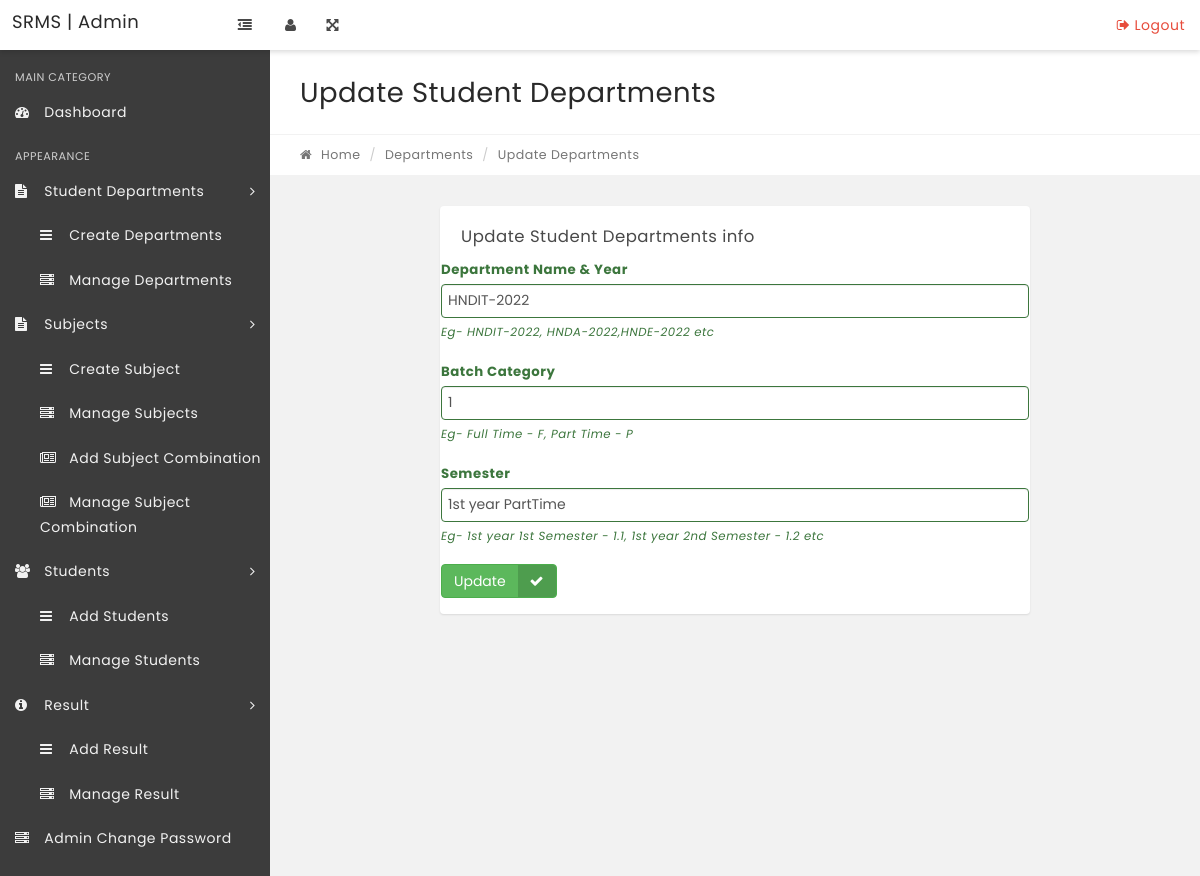
The app's page /edit-class.php?classid=2 with its own data.
### tables this page shows
CREATE TABLE IF NOT EXISTS `tblclasses` (
  `id` int(11) NOT NULL AUTO_INCREMENT,
  `ClassName` varchar(80) DEFAULT NULL,
  `ClassNameNumeric` int(11) NOT NULL DEFAULT 0,
  `Section` varchar(50) NOT NULL,
  `CreationDate` timestamp NOT NULL DEFAULT current_timestamp(),
  `UpdationDate` timestamp NULL DEFAULT NULL ON UPDATE current_timestamp(),
  PRIMARY KEY (`id`)
);

### edit-class.php (the view, shortened to what this page needs)
<?php
include('includes/config.php');
if(strlen($_SESSION['alogin'])=="")
    {
    header("Location: index.php");
    }
    else{
?>
<!DOCTYPE html>
<html lang="en">
    <head>
        <link rel="stylesheet" href="css/bootstrap.css" media="screen" >
        <link rel="stylesheet" href="css/font-awesome.min.css" media="screen" >
        <link rel="stylesheet" href="css/animate-css/animate.min.css" media="screen" >
        <link rel="stylesheet" href="css/lobipanel/lobipanel.min.css" media="screen" >
        <link rel="stylesheet" href="css/prism/prism.css" media="screen" >
        <link rel="stylesheet" href="css/main.css" media="screen" >
    </head>
    <body class="top-navbar-fixed">
        <div class="main-wrapper">
            <?php include('includes/topbar.php');?>
            <div class="content-wrapper">
                <div class="content-container">
<?php include('includes/leftbar.php');?>
                    <div class="main-page">
                        <div class="container-fluid">
                            <div class="row page-title-div">
                                <div class="col-md-6">
                                    <h2 class="title">Update Student Departments</h2>
                                </div>
                            </div>
                            <div class="row breadcrumb-div">
                                <div class="col-md-6">
                                    <ul class="breadcrumb">
            							<li><a href="dashboard.php"><i class="fa fa-home"></i> Home</a></li>
            							<li><a href="#">Departments</a></li>
            							<li class="active">Update Departments</li>
            						</ul>
                                </div>
                            </div>
                        </div>
                        <section class="section">
                            <div class="container-fluid">
                                <div class="row">
                                    <div class="col-md-8 col-md-offset-2">
                                        <div class="panel">
                                            <div class="panel-heading">
                                                <div class="panel-title">
                                                    <h5>Update Student Departments info</h5>
                                                </div>
                                            </div>
                                                <form method="post">
<?php
$cid=intval($_GET['classid']);
$sql = "SELECT * from tblclasses where id=:cid";
$query = $dbh->prepare($sql);
$query->bindParam(':cid',$cid,PDO::PARAM_STR);
$query->execute();
$results=$query->fetchAll(PDO::FETCH_OBJ);
if($query->rowCount() > 0)
{
foreach($results as $result)
{   ?>
                                                    <div class="form-group has-success">
                                                        <label for="success" class="control-label">Department Name & Year</label>
                                                		<div class="">
                                                			<input type="text" name="classname" value="<?php echo htmlentities($result->ClassName);?>" required="required" class="form-control" id="success">
                                                            <span class="help-block">Eg- HNDIT-2022, HNDA-2022,HNDE-2022 etc</span>
                                                		</div>
                                                	</div>
                                                       <div class="form-group has-success">
                                                        <label for="success" class="control-label">Batch Category</label>
                                                        <div class="">
                                                            <input type="text" name="classnamenumeric" value="<?php echo htmlentities($result->ClassNameNumeric);?>" required="required" class="form-control" id="success">
                                                            <span class="help-block">Eg- Full Time - F, Part Time - P</span>
                                                        </div>
                                                    </div>
                                                     <div class="form-group has-success">
                                                        <label for="success" class="control-label">Semester</label>
                                                        <div class="">
                                                            <input type="text" name="section" value="<?php echo htmlentities($result->Section);?>" class="form-control" required="required" id="success">
                                                            <span class="help-block">Eg- 1st year 1st Semester - 1.1, 1st year 2nd Semester - 1.2 etc</span>
                                                        </div>
                                                    </div>
                                                    <?php }} ?>
  <div class="form-group has-success">
                                                        <div class="">
                                                           <button type="submit" name="update" class="btn btn-success btn-labeled">Update<span class="btn-label btn-label-right"><i class="fa fa-check"></i></span></button>
                                                    </div>
                                                </form>
                                            </div>
                                        </div>
                                    </div>
                                </div>
                            </div>
                    </div>
                </div>
            </div>
    </body>
</html>
<?php  } ?>

### records on screen
tblclasses: classname "HNDIT-2022", classnamenumeric "1", section "1st year PartTime"
